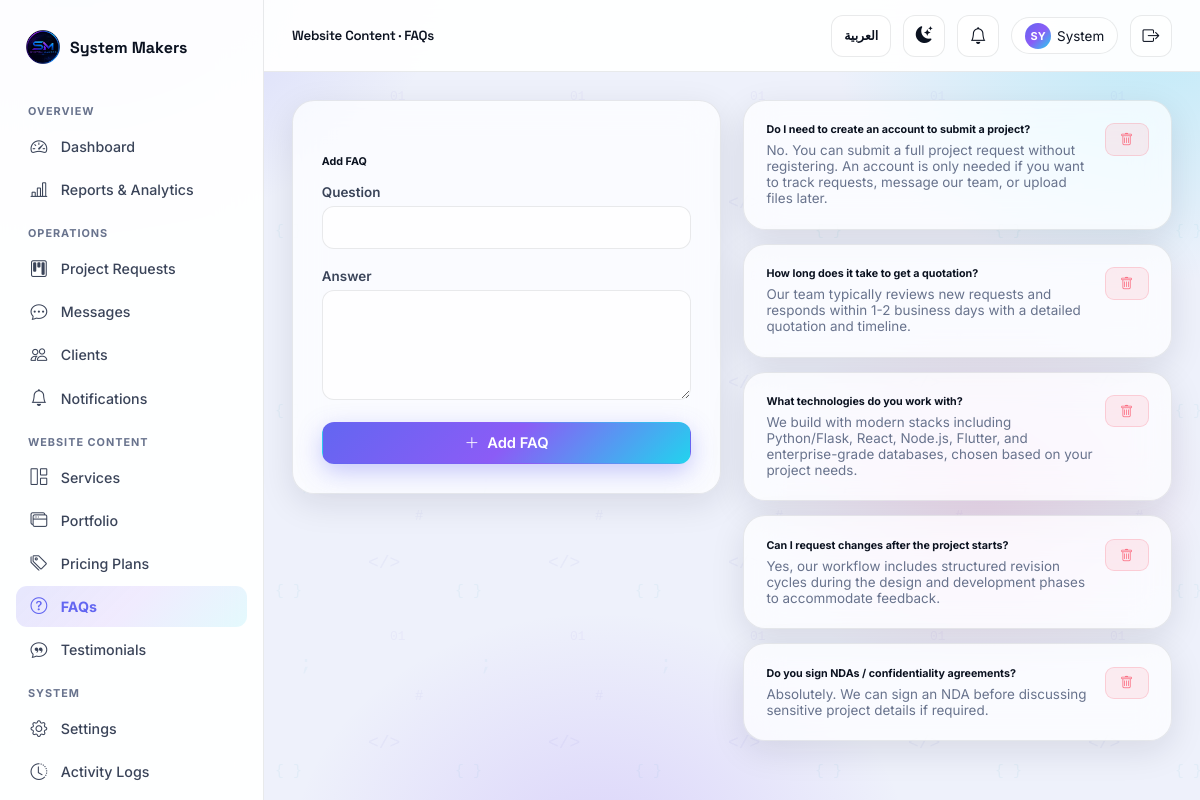
The page /admin/content/faqs (signed in) on the database its author committed.
### app/models/user.py (models this page shows, shortened)
class User(UserMixin, db.Model):
    __tablename__ = "users"
    id = db.Column(db.Integer, primary_key=True)
    full_name = db.Column(db.String(150), nullable=False)
    username = db.Column(db.String(80), unique=True, nullable=False, index=True)
    email = db.Column(db.String(150), unique=True, nullable=False, index=True)
    phone = db.Column(db.String(40))
    company = db.Column(db.String(150))
    password_hash = db.Column(db.String(255), nullable=False)
    role = db.Column(db.String(20), nullable=False, default="client")  # admin | client
    avatar_url = db.Column(db.String(255), default="")
    is_active_account = db.Column(db.Boolean, default=True)
    email_verified = db.Column(db.Boolean, default=False)
    verification_token = db.Column(db.String(100))
    reset_token = db.Column(db.String(100))
    reset_token_expires = db.Column(db.DateTime)
    created_at = db.Column(db.DateTime, default=lambda: datetime.now(timezone.utc))
    last_login = db.Column(db.DateTime)
    requests = db.relationship("ProjectRequest", backref="owner", lazy="dynamic",
                                foreign_keys="ProjectRequest.user_id")
    sent_messages = db.relationship("Message", backref="sender", lazy="dynamic",
                                     foreign_keys="Message.sender_id")
    notifications = db.relationship("Notification", backref="user", lazy="dynamic")
    @property
    def is_active(self):
        return self.is_active_account
    @property
    def is_admin(self) -> bool:
        return self.role == "admin"
    @property
    def unread_notifications_count(self) -> int:
        return self.notifications.filter_by(is_read=False).count()

### app/models/content.py (models this page shows)
class FAQ(db.Model):
    __tablename__ = "faqs"
    id = db.Column(db.Integer, primary_key=True)
    question = db.Column(db.String(255), nullable=False)
    answer = db.Column(db.Text, nullable=False)
    order = db.Column(db.Integer, default=0)
    is_active = db.Column(db.Boolean, default=True)

### app/routes/admin.py (the view, shortened to what this page needs)
@admin_bp.route("/content/faqs", methods=["GET", "POST"])
def manage_faqs():
    faqs = FAQ.query.order_by(FAQ.order).all()
    return render_template("admin/manage_faqs.html", faqs=faqs)

### app/models/__init__.py (called while the page is built)
@login_manager.user_loader
def load_user(user_id):
    return User.query.get(int(user_id))

### app/routes/admin.py (called while the page is built)
@admin_bp.before_request
@login_required
@admin_required
def require_admin():
    pass

### app/translations.py (called while the page is built)
def get_translator(lang: str):
    table = TRANSLATIONS.get(lang, TRANSLATIONS["en"])
    fallback = TRANSLATIONS["en"]
    def t(key: str) -> str:
        return table.get(key) or fallback.get(key) or key
    return t

### app/templates/admin/manage_faqs.html (shortened to what this page needs)
{% extends "layout_dashboard.html" %}
{% block page_title %}Website Content · FAQs{% endblock %}
{% block sidebar %}{% include "partials/admin_sidebar.html" %}{% endblock %}
{% block dash_content %}
<div class="grid-2" style="align-items:start; gap:22px;">
  <div class="glass" style="padding:1.8rem;">
    <h6 style="margin-bottom:16px;">Add FAQ</h6>
    <form method="POST" novalidate>
      <div class="field-group"><label class="form-label">Question</label><input type="text" name="question" class="form-control" required></div>
      <div class="field-group"><label class="form-label">Answer</label><textarea name="answer" class="form-control" rows="4" required></textarea></div>
      <button type="submit" class="btn btn-grad btn-block"><i class="bi bi-plus-lg"></i> Add FAQ</button>
    </form>
  </div>
  <div>
    {% for f in faqs %}
    <div class="glass card-hover" style="padding:1.4rem; margin-bottom:14px; display:flex; justify-content:space-between; gap:10px;">
      <div>
        <h6 style="margin:0 0 6px;">{{ f.question }}</h6>
        <p class="text-muted-2" style="font-size:.84rem; margin:0;">{{ f.answer }}</p>
      </div>
      <form method="POST" action="{{ url_for('admin.delete_faq', faq_id=f.id) }}" onsubmit="return confirm('Delete this FAQ?');">
        <button type="submit" class="btn btn-danger-soft btn-sm"><i class="bi bi-trash"></i></button>
      </form>
    </div>
    {% else %}
    <div class="empty-state"><i class="bi bi-question-circle"></i><p>No FAQs added yet.</p></div>
    {% endfor %}
  </div>
</div>
{% endblock %}

### app/templates/layout_dashboard.html (shortened to what this page needs)
{% extends "base.html" %}
{% block body %}
<div class="app-shell">
  <aside class="sidebar" id="sidebar">
    <div class="sidebar-brand">
      <span class="brand-mark" style="background:transparent; box-shadow:none;"><img src="{{ url_for('static', filename='images/brand/logo_256.png') }}" alt="System Makers" style="width:100%;height:100%;object-fit:contain;"></span>
      <span style="font-family:'Space Grotesk',sans-serif; font-weight:700;">System Makers</span>
    </div>
    {% block sidebar %}{% endblock %}
  </aside>
  <div class="main-content">
    <div class="topbar">
      <div style="display:flex; align-items:center; gap:14px;">
        <h5 style="margin:0;">{% block page_title %}Dashboard{% endblock %}</h5>
      </div>
      <div style="display:flex; align-items:center; gap:12px;">
        <a href="{{ url_for('main.set_language', lang_code='ar' if lang == 'en' else 'en') }}" class="theme-toggle lang-toggle" style="width:auto; padding:0 12px; font-size:.78rem; font-weight:700;" title="Switch language">
          {{ t('lang_switch') }}
        </a>
        <button class="theme-toggle" data-theme-toggle title="Toggle theme">
          <i class="bi bi-sun-fill" data-theme-icon></i>
        </button>
        <a href="{{ url_for('admin.notifications') if current_user.is_admin else url_for('client.notifications') }}"
           class="theme-toggle" style="position:relative;" title="Notifications">
          <i class="bi bi-bell"></i>
        </a>
        <div class="chip" style="cursor:pointer;">
          <div class="avatar-circle" style="width:26px; height:26px; font-size:.68rem;">{{ current_user.full_name[:2]|upper }}</div>
          <span style="font-size:.84rem;">{{ current_user.full_name.split(' ')[0] }}</span>
        </div>
        <a href="{{ url_for('auth.logout') }}" class="theme-toggle" title="Logout"><i class="bi bi-box-arrow-right"></i></a>
      </div>
    </div>
    <div class="content-area">
      {% block dash_content %}{% endblock %}
    </div>
  </div>
</div>
{% endblock %}

### rows shown on the page
User: full_name "SY", full_name "System"
FAQ: question "Do I need to create an account to submit a project?", answer "No. You can submit a full project request without registering. An account is only needed if you want to track requests, message our team, or upload files later."
FAQ: question "How long does it take to get a quotation?", answer "Our team typically reviews new requests and responds within 1-2 business days with a detailed quotation and timeline."
FAQ: question "What technologies do you work with?", answer "We build with modern stacks including Python/Flask, React, Node.js, Flutter, and enterprise-grade databases, chosen based on your project needs."
FAQ: question "Can I request changes after the project starts?", answer "Yes, our workflow includes structured revision cycles during the design and development phases to accommodate feedback."
FAQ: question "Do you sign NDAs / confidentiality agreements?", answer "Absolutely. We can sign an NDA before discussing sensitive project details if required."

### other values the page prints
{{ t('sidebar_overview') }} "OVERVIEW"
{{ t('admin_dashboard') }} "Dashboard"
{{ t('admin_reports') }} "Reports & Analytics"
{{ t('sidebar_operations') }} "OPERATIONS"
{{ t('admin_requests') }} "Project Requests"
{{ t('admin_messages') }} "Messages"
{{ t('admin_clients') }} "Clients"
{{ t('admin_notifications') }} "Notifications"
{{ t('sidebar_content') }} "WEBSITE CONTENT"
{{ t('admin_services') }} "Services"
{{ t('admin_portfolio') }} "Portfolio"
{{ t('admin_pricing') }} "Pricing Plans"
{{ t('admin_faqs') }} "FAQs"
{{ t('admin_testimonials') }} "Testimonials"
{{ t('sidebar_system') }} "SYSTEM"
